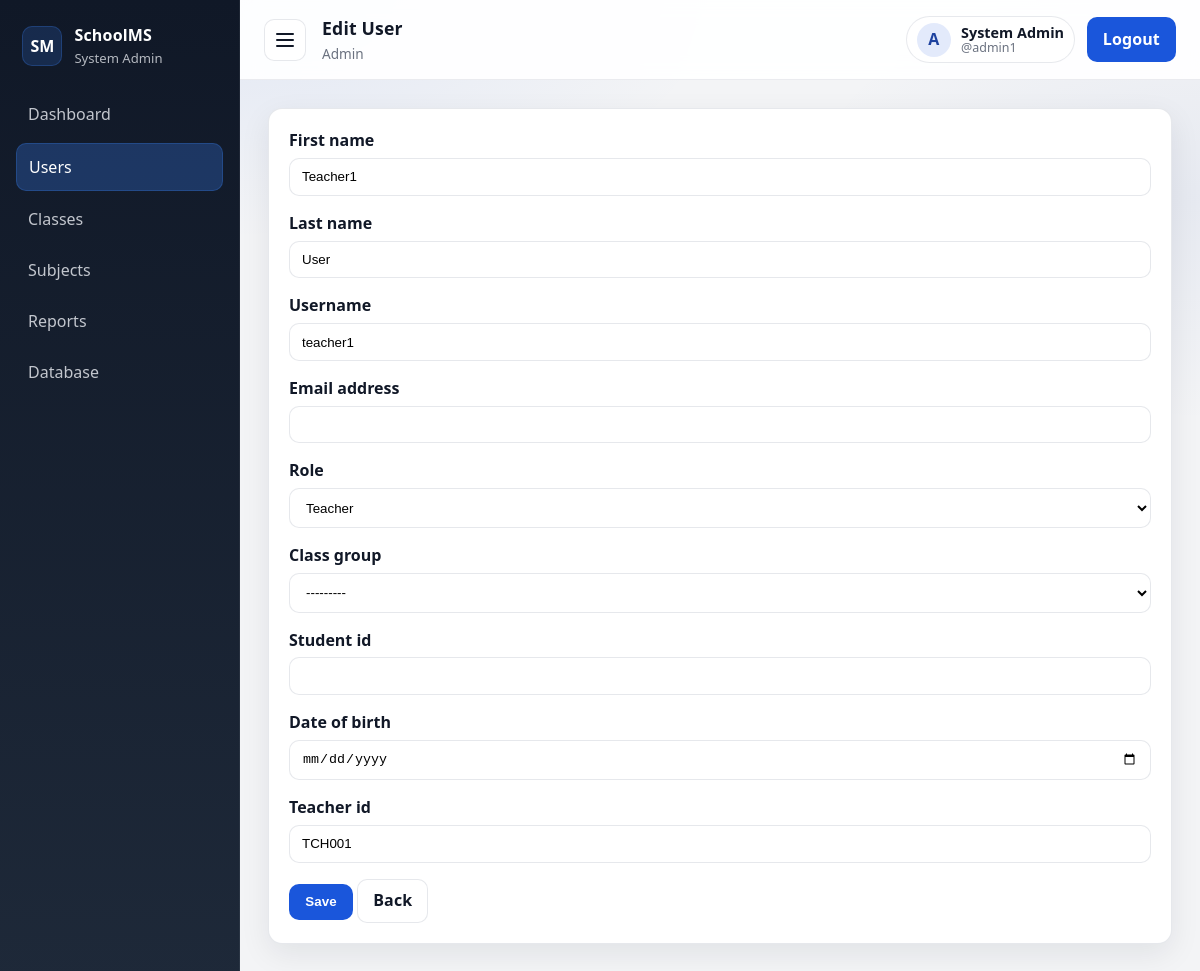
Screenshot of /admin-panel/users/2/edit/ (signed in) with the database file from the repository.
### accounts/models.py (models this page shows, shortened)
class User(AbstractUser):
    ROLES = [
        ('admin', 'Administrator'),
        ('teacher', 'Teacher'),
        ('student', 'Student'),
        ('parent', 'Parent'),
    ]
    role = models.CharField(max_length=20, choices=ROLES, default='student')

class Teacher(models.Model):
    user = models.OneToOneField(User, on_delete=models.CASCADE, related_name='teacher_profile')
    teacher_id = models.CharField(max_length=20, unique=True)

### accounts/decorators.py (the view)
        def _wrapped_view(request, *args, **kwargs):
            if not request.user.is_authenticated:
                return redirect('login')
            if getattr(request.user, 'is_superuser', False):
                return view_func(request, *args, **kwargs)
            if request.user.role not in allowed_roles:
                return redirect('login')
            return view_func(request, *args, **kwargs)

### accounts/forms.py (shortened to what this page needs)
class UserUpdateForm(forms.ModelForm):
    class_group = forms.ModelChoiceField(queryset=ClassGroup.objects.all(), required=False)
    student_id = forms.CharField(max_length=20, required=False)
    date_of_birth = forms.DateField(required=False, widget=forms.DateInput(attrs={'type': 'date'}))
    teacher_id = forms.CharField(max_length=20, required=False)
    class Meta:
        model = User
        fields = ['first_name', 'last_name', 'username', 'email', 'role']
    def __init__(self, *args, **kwargs):
        super().__init__(*args, **kwargs)
        user = self.instance
        if hasattr(user, 'student_profile'):
            self.fields['student_id'].initial = user.student_profile.student_id
            self.fields['date_of_birth'].initial = user.student_profile.date_of_birth
            self.fields['class_group'].initial = user.student_profile.class_group
        if hasattr(user, 'teacher_profile'):
            self.fields['teacher_id'].initial = user.teacher_profile.teacher_id

### accounts/models.py (called while the page is built)
    def __str__(self):
        return f'{self.name} ({self.year})'

### accounts/views.py (called while the page is built)
@login_required
@role_required('admin')
def user_update_view(request, pk):
    user = get_object_or_404(User, pk=pk)
    if request.method == 'POST':
        form = UserUpdateForm(request.POST, instance=user)
        if form.is_valid():
            form.save()
            messages.success(request, 'User updated successfully.')
            return redirect('admin_users')
    else:
        form = UserUpdateForm(instance=user)
    return render(request, 'admin_panel/user_form.html', {'form': form, 'title': 'Edit User'})

### templates/admin_panel/user_form.html (shortened to what this page needs)
{% extends 'base_dashboard.html' %}
{% block page_title %}{{ title }}{% endblock %}
{% block content %}
<div class="card">
    <form method="post">
        {% for field in form %}
        <div class="form-group">
            <label for="{{ field.id_for_label }}">{{ field.label }}</label>
            {{ field }}
        </div>
        {% endfor %}
        <button class="btn btn-primary" type="submit">Save</button>
        <a class="btn btn-secondary" href="{% url 'admin_users' %}">Back</a>
    </form>
</div>
{% endblock %}

### templates/base_dashboard.html (shortened to what this page needs)
{% load static %}
<!DOCTYPE html>
<html lang="en">
<head>
    <link rel="stylesheet" href="{% static 'css/style.css' %}">
</head>
<body>
<div class="layout">
    <aside class="sidebar" id="sidebar">
        <div class="logo">
            <div class="logo-mark">SM</div>
            <div class="logo-text">
                <div class="logo-title">SchoolMS</div>
                <div class="logo-subtitle">{{ user.get_full_name|default:user.username }}</div>
            </div>
        </div>
        <nav>
            {% if user.role == 'admin' or user.is_superuser or user.is_staff %}
            <a class="{% if request.path == '/admin-panel/' %}active{% endif %}" href="{% url 'admin_panel_dashboard' %}">Dashboard</a>
            <a class="{% if request.path|slice:':18' == '/admin-panel/users' %}active{% endif %}" href="{% url 'admin_users' %}">Users</a>
            <a class="{% if request.path|slice:':20' == '/admin-panel/classes' %}active{% endif %}" href="{% url 'admin_classes' %}">Classes</a>
            <a class="{% if request.path|slice:':21' == '/admin-panel/subjects' %}active{% endif %}" href="{% url 'admin_subjects' %}">Subjects</a>
            <a class="{% if request.path|slice:':20' == '/admin-panel/reports' %}active{% endif %}" href="{% url 'admin_reports' %}">Reports</a>
            <a href="http://localhost/phpmyadmin/" target="_blank" rel="noopener noreferrer">Database</a>
            {% endif %}
        </nav>
    </aside>
    <section class="main">
        <header class="topbar">
            <div class="topbar-left">
                <button class="icon-btn" id="sidebar-toggle" type="button" aria-label="Toggle sidebar">
                    <span class="hamburger"></span>
                </button>
                <div class="topbar-title">
                    <h1>{% block page_title %}Dashboard{% endblock %}</h1>
                    <div class="topbar-meta">
                        {% if user.is_superuser or user.is_staff %}Admin{% else %}{{ user.role|title }}{% endif %}
                    </div>
                </div>
            </div>
            <div class="topbar-right">
                <div class="user-pill">
                    <div class="avatar" aria-hidden="true">{{ user.username|slice:":1"|upper }}</div>
                    <div class="user-pill-text">
                        <div class="user-name">{{ user.get_full_name|default:user.username }}</div>
                        <div class="user-username">@{{ user.username }}</div>
                    </div>
                </div>
                <a class="btn btn-primary" href="{% url 'logout' %}">Logout</a>
            </div>
        </header>
        <div class="content-wrap">
            {% block content %}{% endblock %}
        </div>
    </section>
</div>
</body>
</html>

### rows the page displays
User: get_full_name "System Admin", username "A", username "admin1"
User: form "Teacher1" "User" "teacher1" "Teacher"
Teacher: form "TCH001"

### other values shown
{{ title }} "Edit User"
{{ field.label }} "First name" "Last name" "Username" "Email address" "Role" "Class group" "Student id" "Date of birth" "Teacher id"
